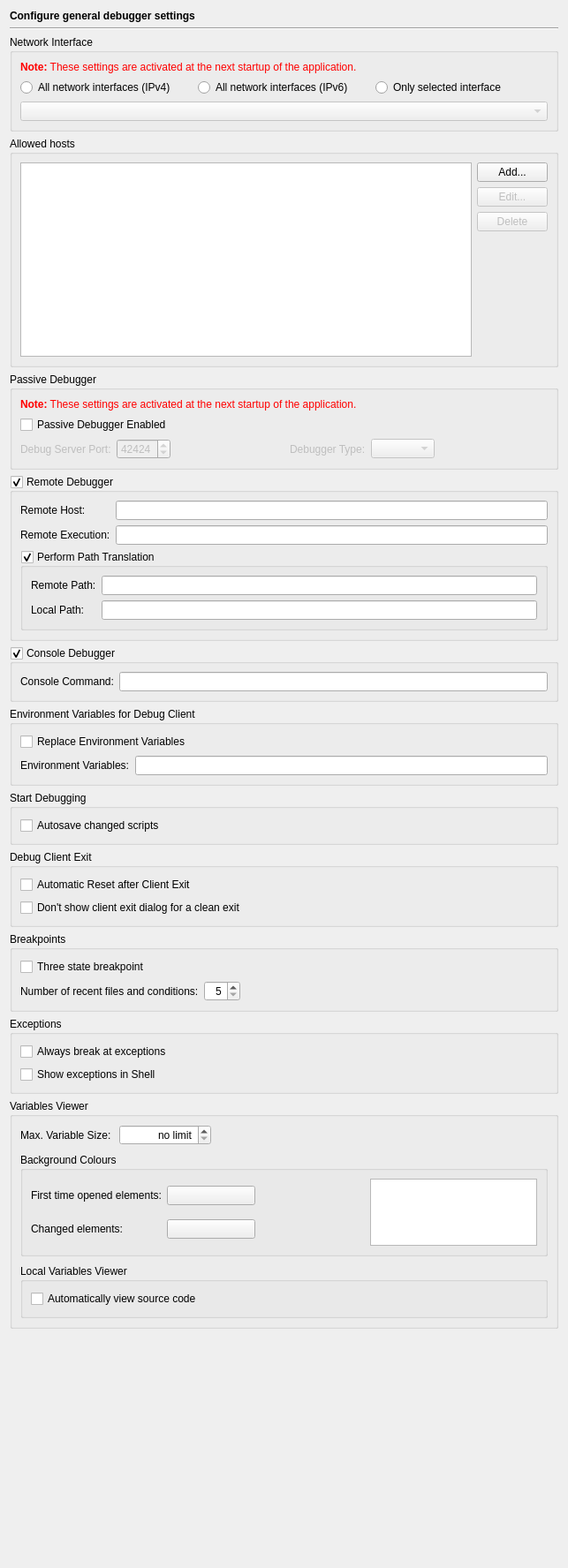
<?xml version="1.0" encoding="UTF-8"?>
<ui version="4.0">
 <class>DebuggerGeneralPage</class>
 <widget class="QWidget" name="DebuggerGeneralPage">
  <property name="geometry">
   <rect>
    <x>0</x>
    <y>0</y>
    <width>643</width>
    <height>1776</height>
   </rect>
  </property>
  <layout class="QVBoxLayout" name="verticalLayout_7">
   <item>
    <widget class="QLabel" name="headerLabel">
     <property name="text">
      <string>&lt;b&gt;Configure general debugger settings&lt;/b&gt;</string>
     </property>
    </widget>
   </item>
   <item>
    <widget class="Line" name="line11">
     <property name="frameShape">
      <enum>QFrame::HLine</enum>
     </property>
     <property name="frameShadow">
      <enum>QFrame::Sunken</enum>
     </property>
     <property name="orientation">
      <enum>Qt::Horizontal</enum>
     </property>
    </widget>
   </item>
   <item>
    <widget class="QGroupBox" name="groupBox_3">
     <property name="title">
      <string>Network Interface</string>
     </property>
     <layout class="QGridLayout" name="gridLayout_2">
      <item row="0" column="0" colspan="3">
       <widget class="QLabel" name="TextLabel1_2_3">
        <property name="text">
         <string>&lt;font color=&quot;#FF0000&quot;&gt;&lt;b&gt;Note:&lt;/b&gt; These settings are activated at the next startup of the application.&lt;/font&gt;</string>
        </property>
       </widget>
      </item>
      <item row="1" column="0">
       <widget class="QRadioButton" name="allInterfacesButton">
        <property name="toolTip">
         <string>Select to listen on all available network interfaces (IPv4 mode)</string>
        </property>
        <property name="text">
         <string>All network interfaces (IPv4)</string>
        </property>
       </widget>
      </item>
      <item row="1" column="1">
       <widget class="QRadioButton" name="all6InterfacesButton">
        <property name="toolTip">
         <string>Select to listen on all available network interfaces (IPv6 mode)</string>
        </property>
        <property name="text">
         <string>All network interfaces (IPv6)</string>
        </property>
       </widget>
      </item>
      <item row="1" column="2">
       <widget class="QRadioButton" name="selectedInterfaceButton">
        <property name="toolTip">
         <string>Select to listen on the configured interface</string>
        </property>
        <property name="text">
         <string>Only selected interface</string>
        </property>
       </widget>
      </item>
      <item row="2" column="0" colspan="3">
       <widget class="QComboBox" name="interfacesCombo">
        <property name="enabled">
         <bool>false</bool>
        </property>
        <property name="toolTip">
         <string>Select the network interface to listen on</string>
        </property>
       </widget>
      </item>
     </layout>
    </widget>
   </item>
   <item>
    <widget class="QGroupBox" name="groupBox_4">
     <property name="title">
      <string>Allowed hosts</string>
     </property>
     <layout class="QGridLayout">
      <item row="3" column="1">
       <spacer>
        <property name="orientation">
         <enum>Qt::Vertical</enum>
        </property>
        <property name="sizeHint" stdset="0">
         <size>
          <width>20</width>
          <height>40</height>
         </size>
        </property>
       </spacer>
      </item>
      <item row="2" column="1">
       <widget class="QPushButton" name="deleteAllowedHostButton">
        <property name="enabled">
         <bool>false</bool>
        </property>
        <property name="text">
         <string>Delete</string>
        </property>
       </widget>
      </item>
      <item row="1" column="1">
       <widget class="QPushButton" name="editAllowedHostButton">
        <property name="enabled">
         <bool>false</bool>
        </property>
        <property name="text">
         <string>Edit...</string>
        </property>
       </widget>
      </item>
      <item row="0" column="1">
       <widget class="QPushButton" name="addAllowedHostButton">
        <property name="text">
         <string>Add...</string>
        </property>
       </widget>
      </item>
      <item row="0" column="0" rowspan="4">
       <widget class="QListWidget" name="allowedHostsList">
        <property name="sizePolicy">
         <sizepolicy hsizetype="Expanding" vsizetype="Preferred">
          <horstretch>0</horstretch>
          <verstretch>0</verstretch>
         </sizepolicy>
        </property>
       </widget>
      </item>
     </layout>
    </widget>
   </item>
   <item>
    <widget class="QGroupBox" name="passiveDbgGroup">
     <property name="title">
      <string>Passive Debugger</string>
     </property>
     <layout class="QGridLayout" name="gridLayout">
      <item row="0" column="0" colspan="6">
       <widget class="QLabel" name="TextLabel1_2_2">
        <property name="text">
         <string>&lt;font color=&quot;#FF0000&quot;&gt;&lt;b&gt;Note:&lt;/b&gt; These settings are activated at the next startup of the application.&lt;/font&gt;</string>
        </property>
       </widget>
      </item>
      <item row="1" column="0" colspan="6">
       <widget class="QCheckBox" name="passiveDbgCheckBox">
        <property name="toolTip">
         <string>Enables the passive debug mode</string>
        </property>
        <property name="whatsThis">
         <string>&lt;b&gt;Passive Debugger Enabled&lt;/b&gt;
&lt;p&gt;This enables the passive debugging mode. In this mode the debug client (the script) connects to the debug server (the IDE). The script is started outside the IDE. This way mod_python or Zope scripts can be debugged.&lt;/p&gt;</string>
        </property>
        <property name="text">
         <string>Passive Debugger Enabled</string>
        </property>
       </widget>
      </item>
      <item row="2" column="0">
       <widget class="QLabel" name="passiveDbgPortLabel">
        <property name="enabled">
         <bool>false</bool>
        </property>
        <property name="text">
         <string>Debug Server Port:</string>
        </property>
       </widget>
      </item>
      <item row="2" column="1">
       <widget class="QSpinBox" name="passiveDbgPortSpinBox">
        <property name="enabled">
         <bool>false</bool>
        </property>
        <property name="toolTip">
         <string>Enter the port the debugger should listen on</string>
        </property>
        <property name="whatsThis">
         <string>&lt;b&gt;Debug Server Port&lt;/b&gt;
&lt;p&gt;Enter the port the debugger should listen on.&lt;/p&gt;</string>
        </property>
        <property name="minimum">
         <number>1024</number>
        </property>
        <property name="maximum">
         <number>65535</number>
        </property>
        <property name="value">
         <number>42424</number>
        </property>
       </widget>
      </item>
      <item row="2" column="2">
       <spacer name="horizontalSpacer_2">
        <property name="orientation">
         <enum>Qt::Horizontal</enum>
        </property>
        <property name="sizeHint" stdset="0">
         <size>
          <width>91</width>
          <height>20</height>
         </size>
        </property>
       </spacer>
      </item>
      <item row="2" column="3">
       <widget class="QLabel" name="label">
        <property name="enabled">
         <bool>false</bool>
        </property>
        <property name="text">
         <string>Debugger Type:</string>
        </property>
       </widget>
      </item>
      <item row="2" column="4">
       <widget class="QComboBox" name="passiveDbgBackendCombo">
        <property name="enabled">
         <bool>false</bool>
        </property>
        <property name="toolTip">
         <string>Select the debugger type of the backend</string>
        </property>
       </widget>
      </item>
      <item row="2" column="5">
       <spacer name="horizontalSpacer">
        <property name="orientation">
         <enum>Qt::Horizontal</enum>
        </property>
        <property name="sizeHint" stdset="0">
         <size>
          <width>91</width>
          <height>20</height>
         </size>
        </property>
       </spacer>
      </item>
     </layout>
    </widget>
   </item>
   <item>
    <widget class="QGroupBox" name="remoteDebuggerGroup">
     <property name="toolTip">
      <string>Select, if the debugger should be run remotely</string>
     </property>
     <property name="title">
      <string>Remote Debugger</string>
     </property>
     <property name="checkable">
      <bool>true</bool>
     </property>
     <layout class="QGridLayout">
      <item row="0" column="1">
       <widget class="QLineEdit" name="hostLineEdit">
        <property name="toolTip">
         <string>Enter the hostname of the remote machine.</string>
        </property>
        <property name="whatsThis">
         <string>&lt;b&gt;Remote Host&lt;/b&gt;
&lt;p&gt;Enter the hostname of the remote machine.&lt;/p&gt;</string>
        </property>
       </widget>
      </item>
      <item row="0" column="0">
       <widget class="QLabel" name="hostLabel">
        <property name="text">
         <string>Remote Host:</string>
        </property>
        <property name="buddy">
         <cstring>hostLineEdit</cstring>
        </property>
       </widget>
      </item>
      <item row="1" column="0">
       <widget class="QLabel" name="execLabel">
        <property name="text">
         <string>Remote Execution:</string>
        </property>
        <property name="buddy">
         <cstring>execLineEdit</cstring>
        </property>
       </widget>
      </item>
      <item row="1" column="1">
       <widget class="QLineEdit" name="execLineEdit">
        <property name="toolTip">
         <string>Enter the remote execution command.</string>
        </property>
        <property name="whatsThis">
         <string>&lt;b&gt;Remote Execution&lt;/b&gt;
&lt;p&gt;Enter the remote execution command (e.g. ssh). This command is used to log into the remote host and execute the remote debugger.&lt;/p&gt;</string>
        </property>
       </widget>
      </item>
      <item row="2" column="0" colspan="2">
       <widget class="QGroupBox" name="dbgPathTranslationGroup">
        <property name="toolTip">
         <string>Select, if path translation for remote debugging should be done</string>
        </property>
        <property name="title">
         <string>Perform Path Translation</string>
        </property>
        <property name="checkable">
         <bool>true</bool>
        </property>
        <layout class="QGridLayout" name="_2">
         <item row="1" column="0">
          <widget class="QLabel" name="textLabel2_9">
           <property name="text">
            <string>Local Path:</string>
           </property>
          </widget>
         </item>
         <item row="1" column="1">
          <widget class="QLineEdit" name="dbgTranslationLocalEdit">
           <property name="toolTip">
            <string>Enter the local path</string>
           </property>
          </widget>
         </item>
         <item row="0" column="1">
          <widget class="QLineEdit" name="dbgTranslationRemoteEdit">
           <property name="toolTip">
            <string>Enter the remote path</string>
           </property>
          </widget>
         </item>
         <item row="0" column="0">
          <widget class="QLabel" name="textLabel1_18">
           <property name="text">
            <string>Remote Path:</string>
           </property>
          </widget>
         </item>
        </layout>
       </widget>
      </item>
     </layout>
    </widget>
   </item>
   <item>
    <widget class="QGroupBox" name="consoleDebuggerGroup">
     <property name="toolTip">
      <string>Select, if the debugger should be executed in a console window</string>
     </property>
     <property name="title">
      <string>Console Debugger</string>
     </property>
     <property name="checkable">
      <bool>true</bool>
     </property>
     <layout class="QGridLayout" name="_4">
      <item row="0" column="1">
       <widget class="QLineEdit" name="consoleDbgEdit">
        <property name="toolTip">
         <string>Enter the console command (e.g. xterm -e)</string>
        </property>
        <property name="whatsThis">
         <string>&lt;b&gt;Console Command&lt;/b&gt;
&lt;p&gt;Enter the console command (e.g. xterm -e). This command is used to open a command window for the debugger.&lt;/p&gt;</string>
        </property>
       </widget>
      </item>
      <item row="0" column="0">
       <widget class="QLabel" name="textLabel1_17">
        <property name="text">
         <string>Console Command:</string>
        </property>
       </widget>
      </item>
     </layout>
    </widget>
   </item>
   <item>
    <widget class="QGroupBox" name="groupBox_5">
     <property name="title">
      <string>Environment Variables for Debug Client</string>
     </property>
     <layout class="QGridLayout" name="_3">
      <item row="0" column="0" colspan="2">
       <widget class="QCheckBox" name="debugEnvironReplaceCheckBox">
        <property name="toolTip">
         <string>Select, if the environment should be replaced.</string>
        </property>
        <property name="whatsThis">
         <string>&lt;b&gt;Replace Environment&lt;/b&gt;
&lt;p&gt;If this entry is checked, the environment of the debugger will be replaced by the entries of the environment variables field. If it is unchecked, the environment will be ammended by these settings.&lt;/p&gt;</string>
        </property>
        <property name="text">
         <string>Replace Environment Variables</string>
        </property>
       </widget>
      </item>
      <item row="1" column="0">
       <widget class="QLabel" name="textLabel1_16">
        <property name="text">
         <string>Environment Variables:</string>
        </property>
       </widget>
      </item>
      <item row="1" column="1">
       <widget class="QLineEdit" name="debugEnvironEdit">
        <property name="toolTip">
         <string>Enter the environment variables to be set.</string>
        </property>
        <property name="whatsThis">
         <string>&lt;b&gt;Environment Variables&lt;/b&gt;
&lt;p&gt;Enter the environment variables to be set for the debugger. The individual settings must be separated by whitespace and be given in the form 'var=value'.&lt;/p&gt;
&lt;p&gt;Example: var1=1 var2=&quot;hello world&quot;&lt;/p&gt;</string>
        </property>
       </widget>
      </item>
     </layout>
    </widget>
   </item>
   <item>
    <widget class="QGroupBox" name="groupBox">
     <property name="title">
      <string>Start Debugging</string>
     </property>
     <layout class="QVBoxLayout" name="verticalLayout">
      <item>
       <widget class="QCheckBox" name="debugAutoSaveScriptsCheckBox">
        <property name="toolTip">
         <string>Select, whether changed scripts should be saved upon a debug, run, ... action.</string>
        </property>
        <property name="text">
         <string>Autosave changed scripts</string>
        </property>
       </widget>
      </item>
     </layout>
    </widget>
   </item>
   <item>
    <widget class="QGroupBox" name="groupBox_7">
     <property name="title">
      <string>Debug Client Exit</string>
     </property>
     <layout class="QVBoxLayout" name="verticalLayout_3">
      <item>
       <widget class="QCheckBox" name="automaticResetCheckBox">
        <property name="toolTip">
         <string>Select, whether a reset of the debug client should be performed after a client exit</string>
        </property>
        <property name="text">
         <string>Automatic Reset after Client Exit</string>
        </property>
       </widget>
      </item>
      <item>
       <widget class="QCheckBox" name="dontShowClientExitCheckBox">
        <property name="toolTip">
         <string>Select to suppress the client exit dialog for a clean exit</string>
        </property>
        <property name="text">
         <string>Don't show client exit dialog for a clean exit</string>
        </property>
       </widget>
      </item>
     </layout>
    </widget>
   </item>
   <item>
    <widget class="QGroupBox" name="groupBox_8">
     <property name="title">
      <string>Breakpoints</string>
     </property>
     <layout class="QVBoxLayout" name="verticalLayout_2">
      <item>
       <widget class="QCheckBox" name="debugThreeStateBreakPoint">
        <property name="toolTip">
         <string>Select to change the breakpoint toggle order from Off-&gt;On-&gt;Off to Off-&gt;On (permanent)-&gt;On (temporary)-&gt;Off</string>
        </property>
        <property name="text">
         <string>Three state breakpoint</string>
        </property>
       </widget>
      </item>
      <item>
       <layout class="QHBoxLayout" name="horizontalLayout_2">
        <item>
         <widget class="QLabel" name="label_4">
          <property name="text">
           <string>Number of recent files and conditions:</string>
          </property>
         </widget>
        </item>
        <item>
         <widget class="QSpinBox" name="recentFilesSpinBox">
          <property name="toolTip">
           <string>Enter the number of recent files and breakpoint conditions to remember</string>
          </property>
          <property name="alignment">
           <set>Qt::AlignRight|Qt::AlignTrailing|Qt::AlignVCenter</set>
          </property>
          <property name="minimum">
           <number>5</number>
          </property>
          <property name="maximum">
           <number>50</number>
          </property>
         </widget>
        </item>
        <item>
         <spacer name="spacer">
          <property name="orientation">
           <enum>Qt::Horizontal</enum>
          </property>
          <property name="sizeHint" stdset="0">
           <size>
            <width>40</width>
            <height>20</height>
           </size>
          </property>
         </spacer>
        </item>
       </layout>
      </item>
     </layout>
    </widget>
   </item>
   <item>
    <widget class="QGroupBox" name="groupBox_9">
     <property name="title">
      <string>Exceptions</string>
     </property>
     <layout class="QVBoxLayout" name="verticalLayout_4">
      <item>
       <widget class="QCheckBox" name="exceptionBreakCheckBox">
        <property name="toolTip">
         <string>Select to always break at exceptions</string>
        </property>
        <property name="text">
         <string>Always break at exceptions</string>
        </property>
       </widget>
      </item>
      <item>
       <widget class="QCheckBox" name="exceptionShellCheckBox">
        <property name="toolTip">
         <string>Select to show exception information in the shell window</string>
        </property>
        <property name="text">
         <string>Show exceptions in Shell</string>
        </property>
       </widget>
      </item>
     </layout>
    </widget>
   </item>
   <item>
    <widget class="QGroupBox" name="groupBox_11">
     <property name="title">
      <string>Variables Viewer</string>
     </property>
     <layout class="QVBoxLayout" name="verticalLayout_6">
      <property name="spacing">
       <number>9</number>
      </property>
      <item>
       <layout class="QHBoxLayout" name="horizontalLayout">
        <item>
         <widget class="QLabel" name="label_2">
          <property name="text">
           <string>Max. Variable Size:</string>
          </property>
         </widget>
        </item>
        <item>
         <widget class="QSpinBox" name="maxSizeSpinBox">
          <property name="toolTip">
           <string>Enter the maximum size of a variable to be shown (0 = no limit)</string>
          </property>
          <property name="alignment">
           <set>Qt::AlignRight|Qt::AlignTrailing|Qt::AlignVCenter</set>
          </property>
          <property name="specialValueText">
           <string>no limit</string>
          </property>
          <property name="showGroupSeparator" stdset="0">
           <bool>true</bool>
          </property>
          <property name="suffix">
           <string> Bytes</string>
          </property>
          <property name="maximum">
           <number>1063256064</number>
          </property>
          <property name="singleStep">
           <number>16384</number>
          </property>
         </widget>
        </item>
        <item>
         <spacer name="horizontalSpacer_3">
          <property name="orientation">
           <enum>Qt::Horizontal</enum>
          </property>
          <property name="sizeHint" stdset="0">
           <size>
            <width>40</width>
            <height>20</height>
           </size>
          </property>
         </spacer>
        </item>
       </layout>
      </item>
      <item>
       <widget class="QGroupBox" name="groupBox_2">
        <property name="title">
         <string>Background Colours</string>
        </property>
        <layout class="QHBoxLayout" name="horizontalLayout_3" stretch="2,1">
         <item>
          <layout class="QGridLayout" name="gridLayout_3">
           <property name="topMargin">
            <number>8</number>
           </property>
           <property name="bottomMargin">
            <number>8</number>
           </property>
           <property name="verticalSpacing">
            <number>16</number>
           </property>
           <item row="1" column="1">
            <widget class="QPushButton" name="backgroundChangedButton">
             <property name="minimumSize">
              <size>
               <width>100</width>
               <height>0</height>
              </size>
             </property>
             <property name="maximumSize">
              <size>
               <width>100</width>
               <height>16777215</height>
              </size>
             </property>
             <property name="toolTip">
              <string>Select the background colour for changed items.</string>
             </property>
             <property name="text">
              <string/>
             </property>
            </widget>
           </item>
           <item row="1" column="0">
            <widget class="QLabel" name="label_bgChangedItems">
             <property name="text">
              <string>Changed elements:</string>
             </property>
            </widget>
           </item>
           <item row="0" column="0">
            <widget class="QLabel" name="label_bgFirstLoaded">
             <property name="text">
              <string>First time opened elements:</string>
             </property>
            </widget>
           </item>
           <item row="0" column="1">
            <widget class="QPushButton" name="backgroundNewButton">
             <property name="minimumSize">
              <size>
               <width>100</width>
               <height>0</height>
              </size>
             </property>
             <property name="maximumSize">
              <size>
               <width>100</width>
               <height>16777215</height>
              </size>
             </property>
             <property name="toolTip">
              <string>Select the background colour for elements which are loaded for the first time.</string>
             </property>
             <property name="text">
              <string/>
             </property>
            </widget>
           </item>
           <item row="0" column="2">
            <spacer name="horizontalSpacer_4">
             <property name="orientation">
              <enum>Qt::Horizontal</enum>
             </property>
             <property name="sizeHint" stdset="0">
              <size>
               <width>40</width>
               <height>20</height>
              </size>
             </property>
            </spacer>
           </item>
          </layout>
         </item>
         <item>
          <widget class="QListView" name="preView">
           <property name="sizePolicy">
            <sizepolicy hsizetype="Expanding" vsizetype="Ignored">
             <horstretch>0</horstretch>
             <verstretch>0</verstretch>
            </sizepolicy>
           </property>
           <property name="focusPolicy">
            <enum>Qt::NoFocus</enum>
           </property>
           <property name="verticalScrollBarPolicy">
            <enum>Qt::ScrollBarAlwaysOff</enum>
           </property>
           <property name="horizontalScrollBarPolicy">
            <enum>Qt::ScrollBarAlwaysOff</enum>
           </property>
           <property name="editTriggers">
            <set>QAbstractItemView::NoEditTriggers</set>
           </property>
           <property name="alternatingRowColors">
            <bool>true</bool>
           </property>
          </widget>
         </item>
        </layout>
       </widget>
      </item>
      <item>
       <widget class="QGroupBox" name="groupBox_10">
        <property name="title">
         <string>Local Variables Viewer</string>
        </property>
        <layout class="QVBoxLayout" name="verticalLayout_5">
         <item>
          <widget class="QCheckBox" name="autoViewSourcecodeCheckBox">
           <property name="toolTip">
            <string>Automatically view source code when user changes the callstack frame in the callstack viewer.</string>
           </property>
           <property name="text">
            <string>Automatically view source code</string>
           </property>
          </widget>
         </item>
        </layout>
       </widget>
      </item>
     </layout>
    </widget>
   </item>
   <item>
    <spacer name="verticalSpacer">
     <property name="orientation">
      <enum>Qt::Vertical</enum>
     </property>
     <property name="sizeHint" stdset="0">
      <size>
       <width>20</width>
       <height>28</height>
      </size>
     </property>
    </spacer>
   </item>
  </layout>
 </widget>
 <tabstops>
  <tabstop>allInterfacesButton</tabstop>
  <tabstop>all6InterfacesButton</tabstop>
  <tabstop>selectedInterfaceButton</tabstop>
  <tabstop>interfacesCombo</tabstop>
  <tabstop>allowedHostsList</tabstop>
  <tabstop>addAllowedHostButton</tabstop>
  <tabstop>editAllowedHostButton</tabstop>
  <tabstop>deleteAllowedHostButton</tabstop>
  <tabstop>passiveDbgCheckBox</tabstop>
  <tabstop>passiveDbgPortSpinBox</tabstop>
  <tabstop>passiveDbgBackendCombo</tabstop>
  <tabstop>remoteDebuggerGroup</tabstop>
  <tabstop>hostLineEdit</tabstop>
  <tabstop>execLineEdit</tabstop>
  <tabstop>dbgPathTranslationGroup</tabstop>
  <tabstop>dbgTranslationRemoteEdit</tabstop>
  <tabstop>dbgTranslationLocalEdit</tabstop>
  <tabstop>consoleDebuggerGroup</tabstop>
  <tabstop>consoleDbgEdit</tabstop>
  <tabstop>debugEnvironReplaceCheckBox</tabstop>
  <tabstop>debugEnvironEdit</tabstop>
  <tabstop>debugAutoSaveScriptsCheckBox</tabstop>
  <tabstop>automaticResetCheckBox</tabstop>
  <tabstop>dontShowClientExitCheckBox</tabstop>
  <tabstop>debugThreeStateBreakPoint</tabstop>
  <tabstop>recentFilesSpinBox</tabstop>
  <tabstop>exceptionBreakCheckBox</tabstop>
  <tabstop>exceptionShellCheckBox</tabstop>
  <tabstop>maxSizeSpinBox</tabstop>
  <tabstop>backgroundNewButton</tabstop>
  <tabstop>backgroundChangedButton</tabstop>
  <tabstop>autoViewSourcecodeCheckBox</tabstop>
 </tabstops>
 <resources/>
 <connections>
  <connection>
   <sender>passiveDbgCheckBox</sender>
   <signal>toggled(bool)</signal>
   <receiver>passiveDbgPortLabel</receiver>
   <slot>setEnabled(bool)</slot>
   <hints>
    <hint type="sourcelabel">
     <x>121</x>
     <y>467</y>
    </hint>
    <hint type="destinationlabel">
     <x>107</x>
     <y>498</y>
    </hint>
   </hints>
  </connection>
  <connection>
   <sender>passiveDbgCheckBox</sender>
   <signal>toggled(bool)</signal>
   <receiver>passiveDbgPortSpinBox</receiver>
   <slot>setEnabled(bool)</slot>
   <hints>
    <hint type="sourcelabel">
     <x>219</x>
     <y>467</y>
    </hint>
    <hint type="destinationlabel">
     <x>205</x>
     <y>498</y>
    </hint>
   </hints>
  </connection>
  <connection>
   <sender>selectedInterfaceButton</sender>
   <signal>toggled(bool)</signal>
   <receiver>interfacesCombo</receiver>
   <slot>setEnabled(bool)</slot>
   <hints>
    <hint type="sourcelabel">
     <x>587</x>
     <y>107</y>
    </hint>
    <hint type="destinationlabel">
     <x>307</x>
     <y>137</y>
    </hint>
   </hints>
  </connection>
  <connection>
   <sender>passiveDbgCheckBox</sender>
   <signal>toggled(bool)</signal>
   <receiver>label</receiver>
   <slot>setEnabled(bool)</slot>
   <hints>
    <hint type="sourcelabel">
     <x>78</x>
     <y>467</y>
    </hint>
    <hint type="destinationlabel">
     <x>410</x>
     <y>498</y>
    </hint>
   </hints>
  </connection>
  <connection>
   <sender>passiveDbgCheckBox</sender>
   <signal>toggled(bool)</signal>
   <receiver>passiveDbgBackendCombo</receiver>
   <slot>setEnabled(bool)</slot>
   <hints>
    <hint type="sourcelabel">
     <x>257</x>
     <y>467</y>
    </hint>
    <hint type="destinationlabel">
     <x>484</x>
     <y>497</y>
    </hint>
   </hints>
  </connection>
 </connections>
</ui>
